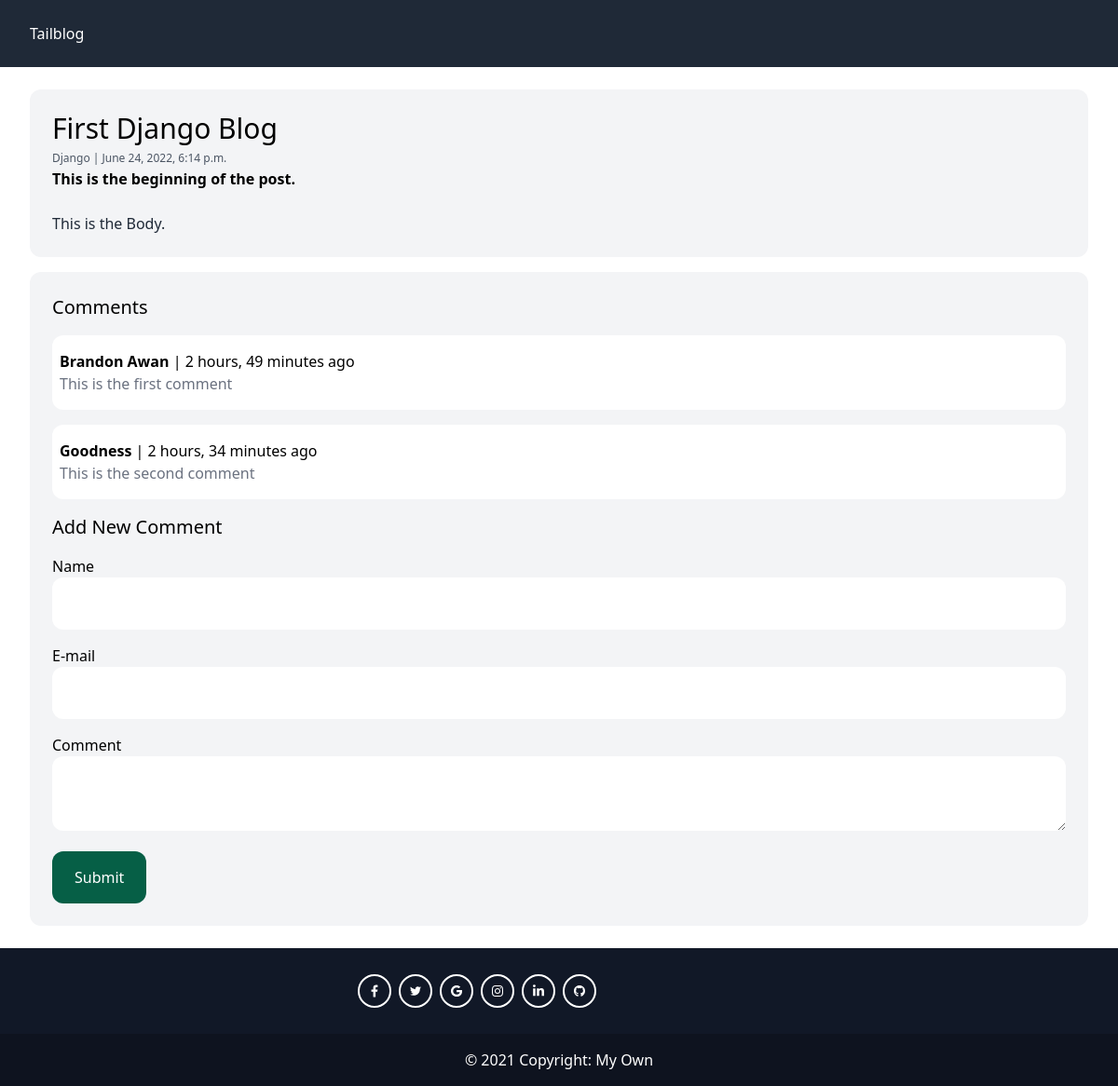
/first-in-django/, run on the app's committed database.
### post/models.py (models this page shows, shortened)
class Post(models.Model):
    category = models.ForeignKey(Category, related_name='post', on_delete=models.CASCADE)
    title = models.CharField(max_length=255)
    slug = models.SlugField(max_length=255)
    intro = models.TextField()
    body = models.TextField()
    created_at = models.DateTimeField(auto_now=True)

class Category(models.Model):
    title = models.CharField(max_length=255)

class Comment(models.Model):
    post = models.ForeignKey(Post, related_name='comments', on_delete=models.CASCADE)
    name = models.CharField(max_length=255)
    email = models.EmailField(max_length=255)
    comment = models.TextField()
    created_at = models.DateTimeField(auto_now=True)

### post/views.py (the view, shortened to what this page needs)
# urls.py: path('<slug:slug>/',views.post_detail, name='post_detail'),
def post_detail(request, slug):
    post = get_object_or_404(Post, slug=slug)
    return render(request, 'detail.html', {'post': post})

### templates/detail.html (shortened to what this page needs)
{% extends 'base.html' %}
{% block content %}
        <article class="p-6 bg-gray-100 rounded-xl">
            <h2 class="text-3xl">{{ post.title }}</h2>
            <span class="text-xs text-gray-600">
                <a href="{% url 'category_detail' post.category.id %}">{{ post.category.title }}</a> | {{ post.created_at }}
            </span>
            <p class="mb-6 font-semibold">{{ post.intro }}</p>
            <p class="text-gray-800">
                {{ post.body }}
            </p>
        </article>
        <div class="mt-4 p-6 bg-gray-100 rounded-xl">
            <h3 class="mb-4 text-xl">Comments</h3>
            {% for comment in post.comments.all %}
                <div class="px-2 mb-4 w-full py-4 rounded-xl bg-white">
                    <strong> {{ comment.name }}</strong> | {{ comment.created_at | timesince}} ago <br />
                   <p class="text-gray-500">{{ comment.comment }}</p>
                </div>
            {% endfor %}
            <p class="mb-4 text-xl">Add New Comment</p>
            <form method="post" action="." class="space-y-4">
                <div>
                    <label>Name</label>
                    <input type="text" name="name" class="w-full py-4 px-6 rounded-xl bg-white">
                </div>
                <div>
                    <label>E-mail</label>
                    <input type="email" name="email" class="w-full py-4 px-6 rounded-xl bg-white">
                </div>
                <div>
                    <label>Comment</label>
                    <textarea name="comment" class="w-full py-4 px-6 rounded-xl bg-white"></textarea>
                </div>
                <div>
                    <button class="hover:shadow-lg focus:bg-gray-900 font-medium hover:bg-gray-900 py-4 px-6 rounded-xl bg-emerald-800 text-white">Submit</button>
                </div>
            </form>
        </div>
{% endblock %}

### templates/base.html (shortened to what this page needs)
<!doctype html>
<html>
<head>
  <script src="https://cdn.tailwindcss.com"></script>
</head>
<body>
    <nav class="py-6 px-8 bg-gray-800 text-white">
        <a href="/"> Tailblog</a>
    </nav>
    <main class="py-6 px-8">
        {% block content %}
        {% endblock %}
    </main>
    <footer class="text-center bg-gray-900 text-white">
        <div class="container px-6 pt-6">
          <div class="flex justify-center mb-6">
            <a href="#!" type="button" class="rounded-full border-2 border-white text-white leading-normal uppercase hover:bg-black hover:bg-opacity-5 focus:outline-none focus:ring-0 transition duration-150 ease-in-out w-9 h-9 m-1">
            </a>
            <a href="#!" type="button" class="rounded-full border-2 border-white text-white leading-normal uppercase hover:bg-black hover:bg-opacity-5 focus:outline-none focus:ring-0 transition duration-150 ease-in-out w-9 h-9 m-1">
            </a>
            <a href="#!" type="button" class="rounded-full border-2 border-white text-white leading-normal uppercase hover:bg-black hover:bg-opacity-5 focus:outline-none focus:ring-0 transition duration-150 ease-in-out w-9 h-9 m-1">
            </a>
            <a href="#!" type="button" class="rounded-full border-2 border-white text-white leading-normal uppercase hover:bg-black hover:bg-opacity-5 focus:outline-none focus:ring-0 transition duration-150 ease-in-out w-9 h-9 m-1">
            </a>
            <a href="#!" type="button" class="rounded-full border-2 border-white text-white leading-normal uppercase hover:bg-black hover:bg-opacity-5 focus:outline-none focus:ring-0 transition duration-150 ease-in-out w-9 h-9 m-1">
            </a>
            <a href="#!" type="button" class="rounded-full border-2 border-white text-white leading-normal uppercase hover:bg-blue hover:bg-opacity-5 focus:outline-none focus:ring-0 transition duration-150 ease-in-out w-9 h-9 m-1">
            </a>
          </div>
        </div>
        <div class="text-center p-4" style="background-color: rgba(0, 0, 0, 0.2);">
          © 2021 Copyright:
          <a class="text-whitehite" href="">My Own</a>
        </div>
      </footer>
</body>
</html>

### data on the page
Post: title "First Django Blog", category "Django", created_at "June 24, 2022, 6:14 p.m.", intro "This is the beginning of the post.", body "This is the Body."
Comment: name "Brandon Awan", created_at "2 hours, 49 minutes", comment "This is the first comment"
Comment: name "Goodness", created_at "2 hours, 34 minutes", comment "This is the second comment"
